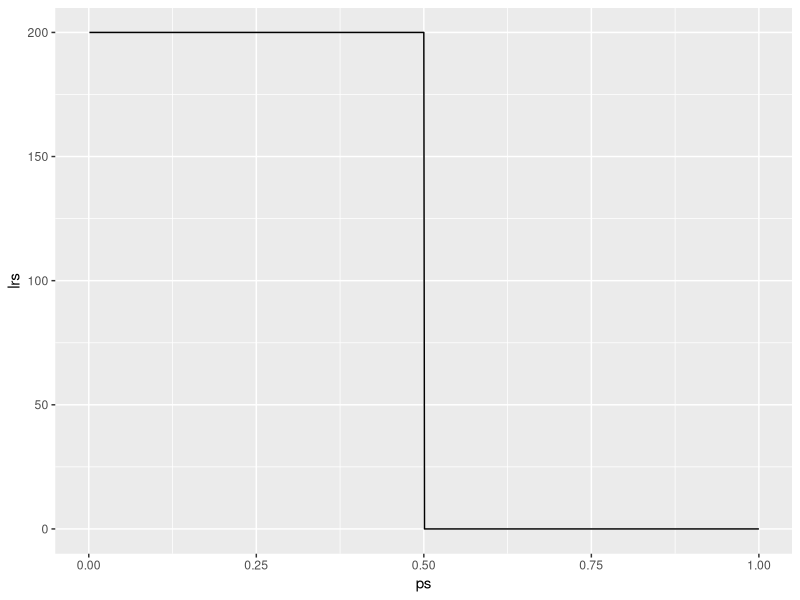
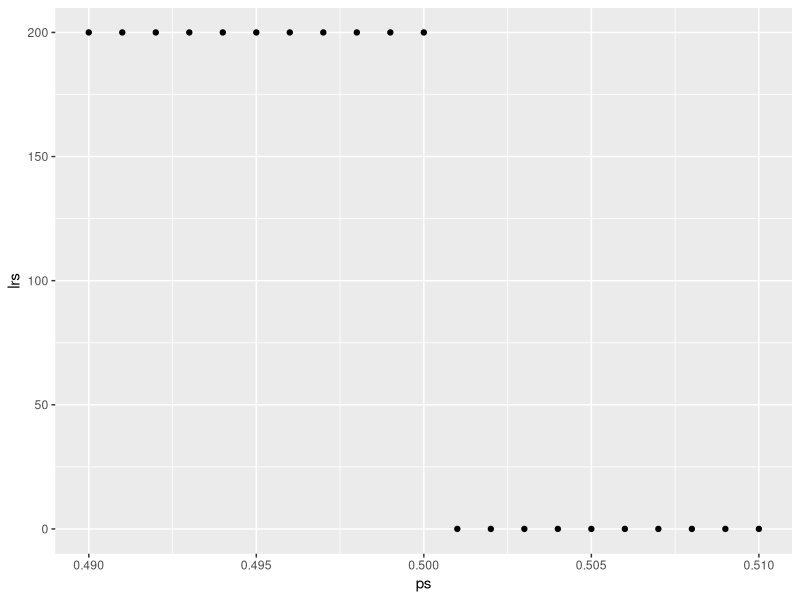
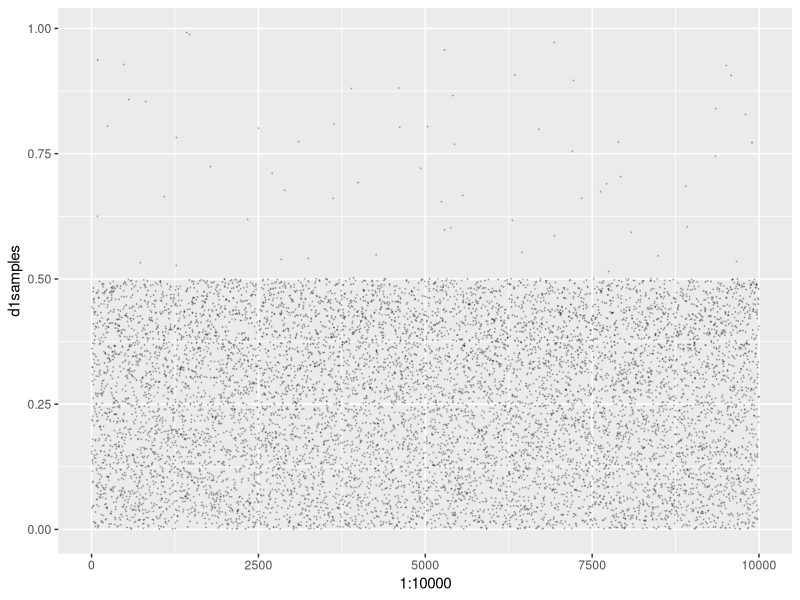
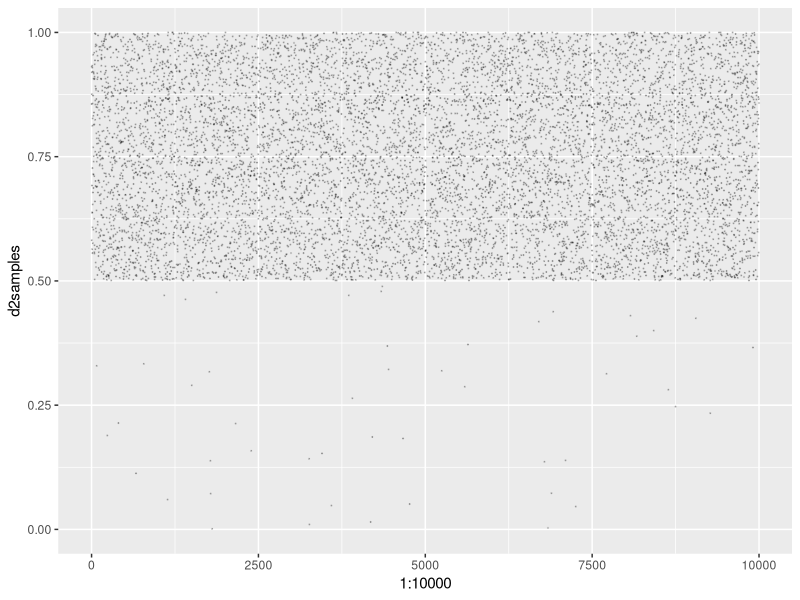
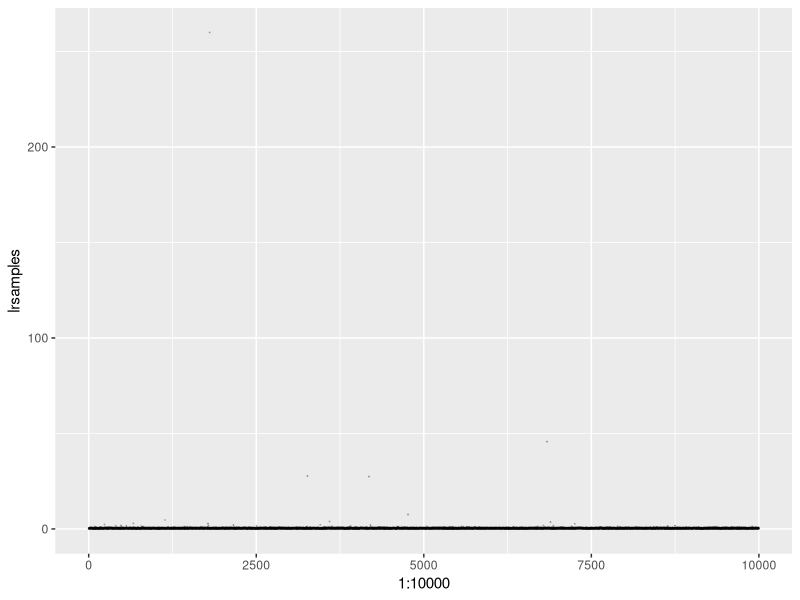
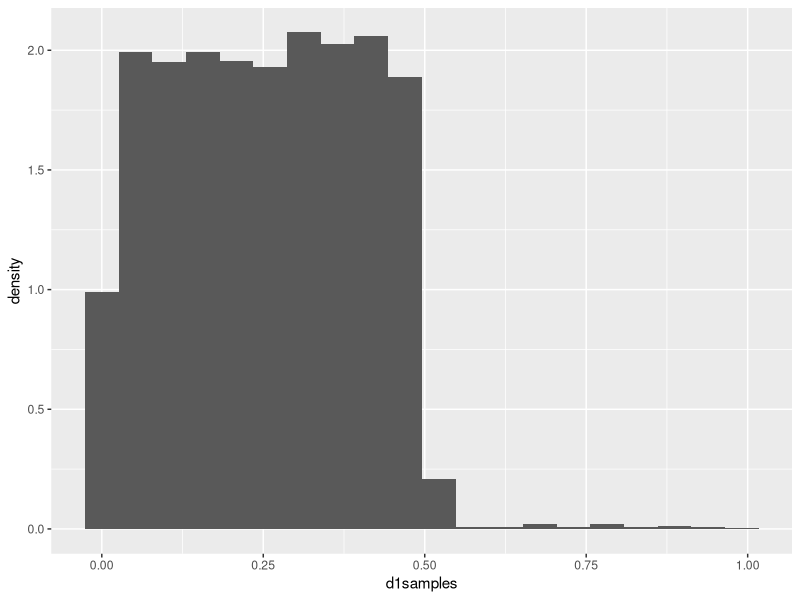
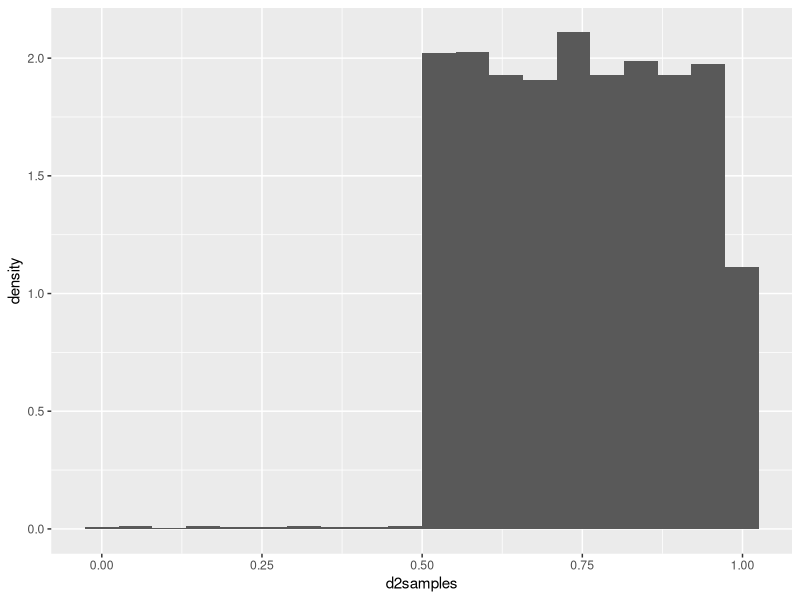
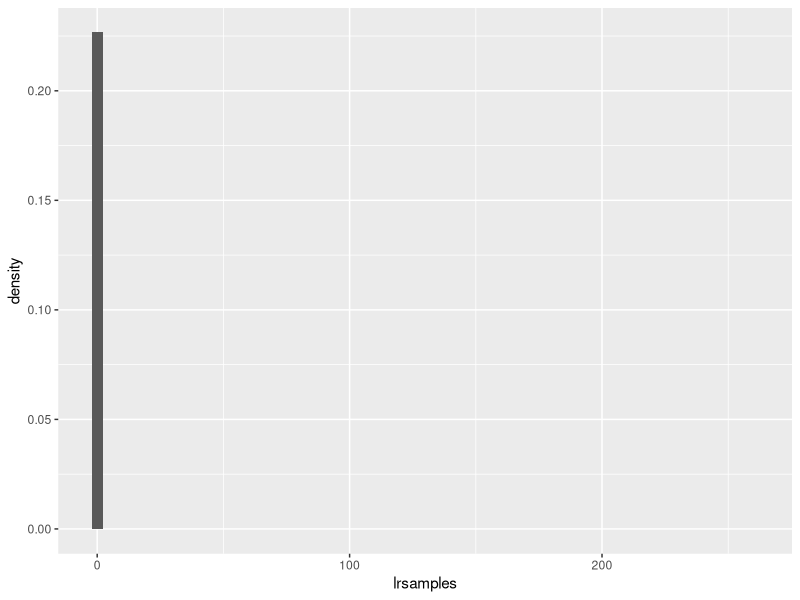

The R script that drew these images, in order: (Note: this script raises an error after producing the figures.)
library(ggplot2)



#this is about Taroni 2015 dismissal
#he suggests dividing densities to get an LR, and integrating
#question does this make sense, and does this give a result different from sampling

ps <- seq(0,1, length.out = 1001)

dens1 <- function (x) if( (x <= 0 | x>1)) {0
                      } else{
                      ifelse(x <= .5, dunif(x, min = 0, max = .5), .01 )    
                      }
dens1v <- Vectorize(dens1)
dens1vnorm <- function(x) dens1v(x)/integrate(dens1v,0,1)[[1]]


dens2 <- function (x) if( (x <= 0 | x>1)) {0
                    } else{
                    ifelse(x > .5, dunif(x, min = .5, max = 1), 0.01 )    
                    }
dens2v <- Vectorize(dens2)
dens2vnorm <- function(x) dens2v(x)/integrate(dens2v,0,1)[[1]]

lr <- function (x) dens1vnorm(x)/dens2vnorm(x)

lrs <- lr(ps)

ggplot()+geom_line(aes(x = ps, y = lrs))

ggplot()+geom_point(aes(x = ps, y = lrs))+xlim(.49,.51)

integrate(lr, lower = 0, upper = 1)
100.0025


set.seed(654)

d1samples  <- sample(ps, size=10000, replace=TRUE, prob=dens1vnorm(ps))

d2samples  <- sample(ps, size=10000, replace=TRUE, prob=dens2vnorm(ps))

lrsamples <- d1samples/d2samples


ggplot()+geom_point(aes(x = 1:10000, y = d1samples), size = .1, alpha = .2)
ggplot()+geom_point(aes(x = 1:10000, y = d2samples), size = .1, alpha = .2)
ggplot()+geom_point(aes(x = 1:10000, y = lrsamples), size = .1, alpha = .2)


ggplot()+geom_histogram(aes(x = d1samples,y = stat(density)), bins = 20)
ggplot()+geom_histogram(aes(x = d2samples,y = stat(density)), bins = 20)

ggplot()+geom_histogram(aes(x = lrsamples,y = stat(density)), bins = 60)
ggplot()+geom_histogram(aes(x = lrsamples,y = stat(density)), bins = 60)+xlim(0,2)

mean(lrsamples)

mean(lrsamples < 1)

mean(lrsamples < .5)



#now we're gunning for the same mean, different ranges
set.seed(232)
dens1b <- function (x) if( (x <= 0 | x>1)) {0
} else{
  dnorm(x,.05,.5)   
}
dens1vb <- Vectorize(dens1b)
dens1vnormb <- function(x) dens1vb(x)/integrate(dens1vb,0,1)[[1]]
integrate(dens1vnormb, 0, 1)

dens2b <- function (x) if( (x <= 0 | x>1)) {0
} else{
  dnorm(x,.97,.1)   
}
dens2vb <- Vectorize(dens2b)
dens2vnormb <- function(x) dens2vb(x)/integrate(dens2vb,0,1)[[1]]
integrate(dens2vnormb, 0, 1)


lrb <- function (x) dens1vnormb(x)/dens2vnormb(x)
lrsb <- lrb(ps)

ggplot()+geom_line(aes(x = ps, y = lrsb))
ggplot()+geom_point(aes(x = ps, y = lrsb))+xlim(.69,.71)

integrate(lrb, lower = 0, upper = 1)
123895852

set.seed(654)

d1samplesb  <- sample(ps, size=10000, replace=TRUE, prob=dens1vnormb(ps))

d2samplesb  <- sample(ps, size=10000, replace=TRUE, prob=dens2vnormb(ps))

lrsamplesb <- d1samplesb/d2samplesb


ggplot()+geom_point(aes(x = 1:10000, y = d1samplesb), size = .1, alpha = .2)
ggplot()+geom_point(aes(x = 1:10000, y = d2samplesb), size = .1, alpha = .2)
ggplot()+geom_point(aes(x = 1:10000, y = lrsamplesb), size = .1, alpha = .2)


ggplot()+geom_histogram(aes(x = d1samplesb,y = stat(density)), bins = 20)
ggplot()+geom_histogram(aes(x = d2samplesb,y = stat(density)), bins = 20)

ggplot()+geom_histogram(aes(x = lrsamplesb,y = stat(density)), bins = 60)
ggplot()+geom_histogram(aes(x = lrsamplesb,y = stat(density)), bins = 60)+xlim(0,3)


mean(lrsamples)
mean(lrsamplesb)

mean(lrsamples < 1)
mean(lrsamplesb < 1)

mean(lrsamples < .1)
mean(lrsamplesb < .1)


mean(lrsamples < .5)
mean(lrsamplesb < .5)



#still ooking for the minimal value

#now we're gunning for the same mean, different ranges
m1 <- seq(0.2,.5, by = 0.02)
m2 <- seq(.6,.9, by = 0.02)
s1 <- seq(0,.7, by  = 0.02)
s2 <- seq(0, .7, by = 0.02)
opts <- expand.grid(m1,m2,s1,s2)

nrow(opts)

attach(opts)
for(i in 1: nrow(opts)){
  i <- 1
  set.seed(232)
  dens1b <- function (x) if( (x <= 0 | x>1)) {0
  } else{
    dnorm(x,m1[i],s1[i])   
  }
  dens1vb <- Vectorize(dens1b)
  dens1vnormb <- function(x) dens1vb(x)/integrate(dens1vb,0,1)[[1]]
  
  
  dens2b <- function (x) if( (x <= 0 | x>1)) {0
  } else{
    dnorm(x,m2[i],s2[i])   
  }
  dens2vb <- Vectorize(dens2b)
  dens2vnormb <- function(x) dens2vb(x)/integrate(dens2vb,0,1)[[1]]
  
  set.seed(654)
  d1samplesb  <- sample(ps, size=10000, replace=TRUE, prob=dens1vnormb(ps))
  d2samplesb  <- sample(ps, size=10000, replace=TRUE, prob=dens2vnormb(ps))
  lrsamplesb <- d1samplesb/d2samplesb
  
  opts$dist[i] <- abs(mean(lrsamples) - mean(lrsamplesb))
}


# 
# mean(lrsamples < 1)
# mean(lrsamplesb < 1)
# 
# mean(lrsamples < .1)
# mean(lrsamplesb < .1)
# 
# 
# mean(lrsamples < .5)
# mean(lrsamplesb < .5)
# 
## Now for optimization




